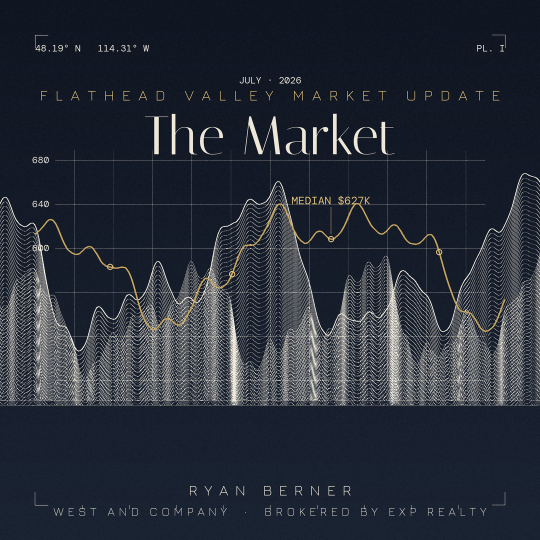
#> input picture social-images/plate-1-wed-market.png, 1080 x 1080 px (shown at 1/2 size)
$ python -i make_plates.py   (imports and definitions only)
#> lines starting #> are read from the running program, lines starting #| are printed output that depends on the picture
#!/usr/bin/env python3
"""Big Sky Ledger — five survey plates, 1080x1080, rendered at 2x and downsampled."""
import math, random
from PIL import Image, ImageDraw, ImageFont, ImageFilter

S = 2               # supersample
W = H = 1080 * S
F = "/root/.claude/skills/canvas-design/canvas-fonts/"

CREAM = (238, 231, 216)
GOLD  = (198, 163, 92)
GOLD_HI = (222, 190, 120)

# [23 lines left out: functions fonts, vgrad, not called in this run]

def alpha(c, a):
    return (c[0], c[1], c[2], a)

# [62 lines left out: functions letterspace, ridge, draw_ridge_strata, registration, footer, title_block and 1 more, not called in this run]

def base_plate(top, bottom):
    img = vgrad(W, H, top, bottom).convert("RGBA")
    return img

def grain(img, amount=6):
#> called with amount = 6
    rnd = random.Random(99)
    g = Image.effect_noise((W//2, H//2), 18).resize((W, H)).convert("L")
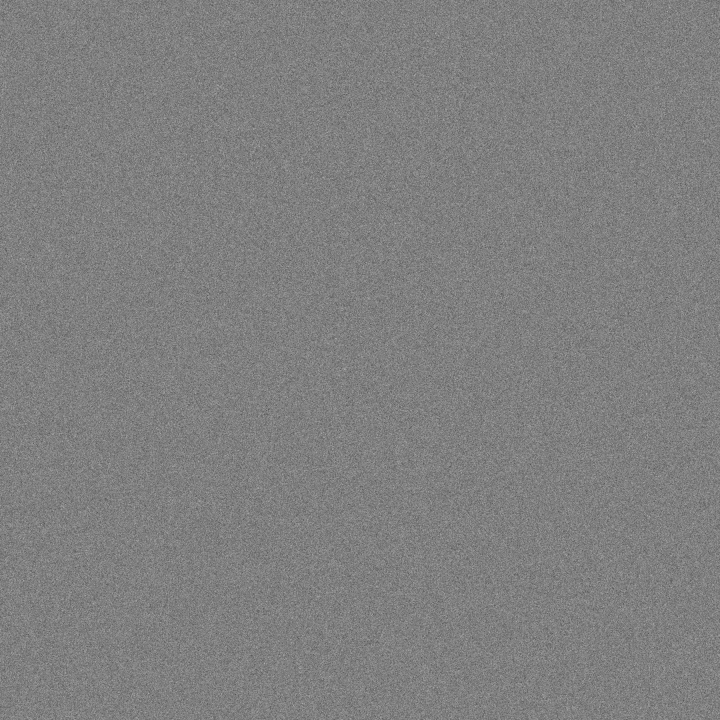
#> g: PIL image 2160x2160 L (shown at 1/3 size); min 50, max 201, mean 127.5
    overlay = Image.new("RGBA", (W, H), (255, 255, 255, 0))
    overlay.putalpha(g.point(lambda v: amount if v > 128 else 0))
#> (the run stopped early here; a loop or call above may not have finished)
